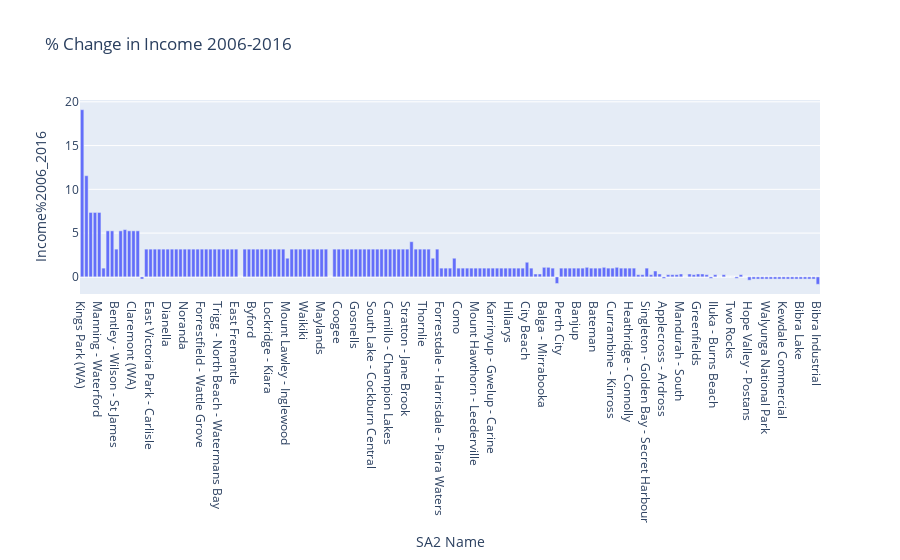

The notebook cell saved with this chart:
### Code cell
#Income
fig_income = px.bar(df, x='SA2 Name', y='Income%2006_2016', title=" % Change in Income 2006-2016 ")
fig_income.show()

### Figure 1 — Plotly figure (JSON) as saved in the notebook; plotly's stock layout.template omitted (floating-point values rounded to 4 significant figures; data arrays with more than 128 entries replaced by an {"elided": "..."} marker saying what was removed)
{"data": [{"alignmentgroup": "True", "hovertemplate": "SA2 Name=%{x}<br>Income%2006_2016=%{y}<extra></extra>", "legendgroup": "", "marker": {"color": "#636efa"}, "name": "", "offsetgroup": "", "orientation": "v", "showlegend": false, "textposition": "auto", "type": "bar", "x": {"elided": "173 str values"}, "xaxis": "x", "y": {"elided": "173 float values"}, "yaxis": "y"}], "layout": {"barmode": "relative", "legend": {"tracegroupgap": 0}, "title": {"text": " % Change in Income 2006-2016 "}, "xaxis": {"anchor": "y", "domain": [0, 1], "title": {"text": "SA2 Name"}}, "yaxis": {"anchor": "x", "domain": [0, 1], "title": {"text": "Income%2006_2016"}}}}
